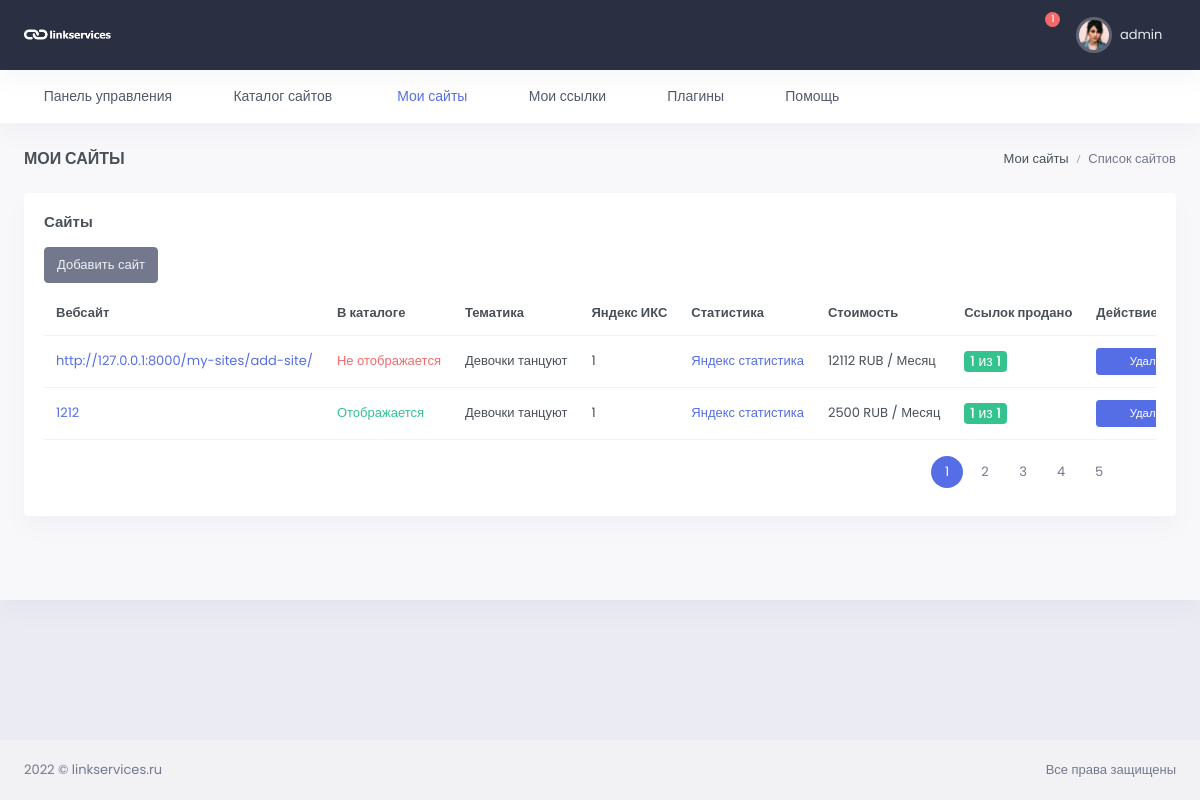
/my-sites/ (signed in), run on an earlier commit of the app's database.
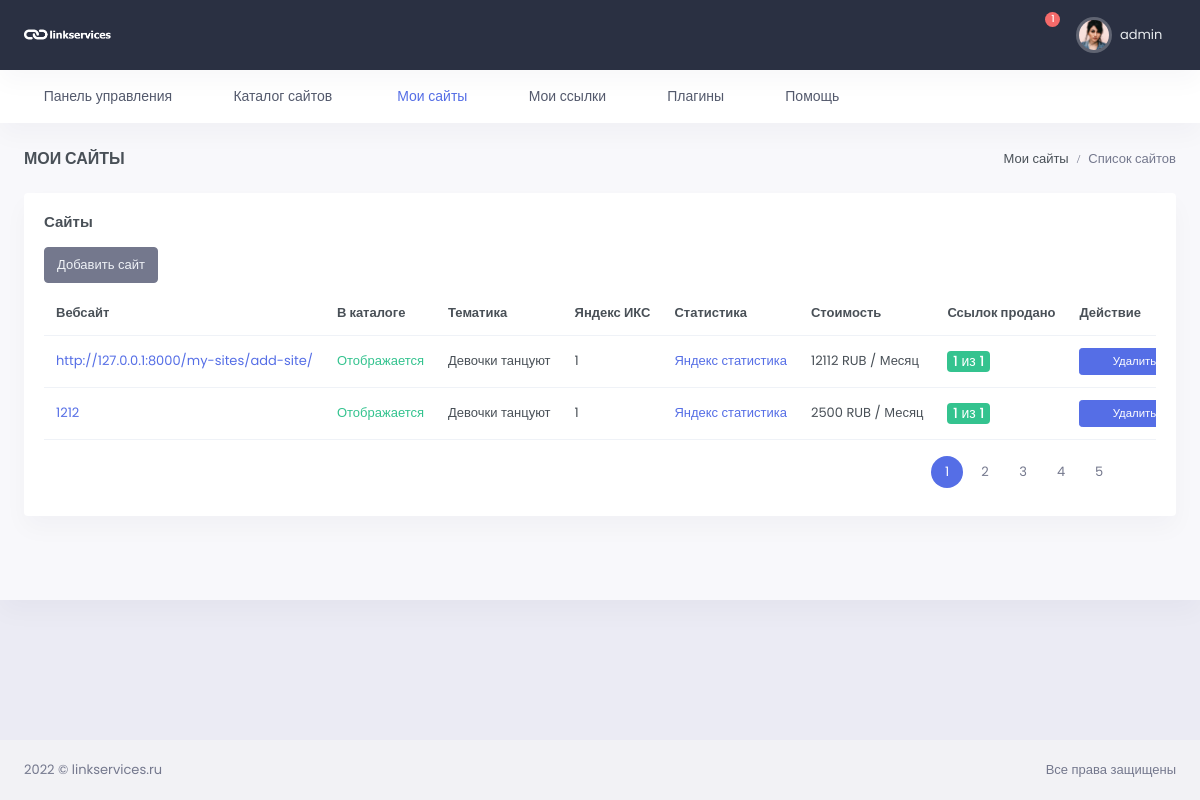
And on a later commit of the database.
### site_app/models.py (models this page shows, shortened)
class WebSite(models.Model):
    url = models.CharField(max_length=255, verbose_name='url сайта')
    user_email = models.ForeignKey(User, related_name='user_website', on_delete=models.CASCADE,
                                   max_length=100, blank=True, null=True, verbose_name='email заказчика')
    category = models.ForeignKey(Category, on_delete=models.CASCADE, verbose_name='Тематика')
    price = models.IntegerField(verbose_name='Цена')
    status = models.ForeignKey(Status, verbose_name='Статус', on_delete=models.CASCADE, blank=True, null=True)
    total_link = models.IntegerField(verbose_name='Всего ссылок', blank=True, null=True)
    sold_link = models.IntegerField(verbose_name='Продано ссылок', blank=True, null=True)
    yandex_x = models.IntegerField(verbose_name='Яндекс Икс', blank=True, null=True)
    yandex_stat = models.CharField(max_length=255, verbose_name='Яндекс статистика')
    password_yandex = models.CharField(max_length=250, verbose_name='Пароль от статистики', blank=True, null=True)
    bot_id = models.CharField(max_length=100, blank=True, null=True)
    created = models.DateTimeField(auto_now_add=True, verbose_name='Добавлено')
    update = models.DateTimeField(auto_now=True, verbose_name='Изменено')
    class Meta:
        verbose_name = 'Сайт'
        verbose_name_plural = 'Сайты'
        ordering = ('-created',)

class Category(models.Model):
    name = models.CharField(max_length=200, verbose_name='Тематика')
    slug = models.SlugField()
    def __str__(self):
        return self.name
    class Meta:
        verbose_name = 'Тематика'
        verbose_name_plural = 'Тематики'
        ordering = ('name',)

### site_app/views.py (the view)
# urls.py: path('', MySites.as_view(), name='my-sites'),
class MySites(LoginRequiredMixin, ListView):
    template_name = 'site_app/mysites.html'
    model = WebSite
    context_object_name = 'website'
    def get_queryset(self):
        return WebSite.objects.filter(user_email=self.request.user)

### site_app/templates/site_app/mysites.html (shortened to what the changed rows need)
{% extends 'base.html' %}
{% load static %}
{% block content %}
<div id="layout-wrapper">
<div class="main-content">
    <div class="page-content">
        <div class="container-fluid">
            <div class="row">
                <div class="col-12">
                    <div class="card">
                        <div class="card-body">
                            <div class="table-responsive">
                                <table class="table align-middle table-nowrap">
                                    <thead>
                                    <tr>
                                        <th>Вебсайт</th>
                                        <th>В каталоге</th>
                                        <th>Тематика</th>
                                        <th>Яндекс ИКС</th>
                                        <th>Статистика</th>
                                        <th>Стоимость</th>
                                        <th>Ссылок продано</th>
                                        <th>Действие</th>
                                    </tr>
                                    </thead>
                                    <tbody>
                                    {% for item in website  %}
                                    {% include 'site_app/partials/itemsite.html' %}
                                    {% endfor %}
                                        </tbody>
                                    </table>
                                </div>
                            </div>
                        </div>
                    </div>
                </div>
            </div>
        </div>
</div>
</div>
{% endblock %}

### site_app/templates/site_app/partials/itemsite.html (shortened to what this page needs)
<tr>
    <td><a href="{{ item.url }}">{{ item.url }}</a></td>
    <td>
        {% if item.status_id == 1 %}
        <span class="text-success">Отображается</span>
        {% else %}
        <span class="text-danger">Не отображается</span>
        {% endif %}
    </td>
    <td>{{ item.category }}</td>
    <td>{{ item.yandex_x }}</td>
    <td><a href="{{ item.yandex_stat }}" target="_blank">Яндекс
        статистика</a></td>
    <td>{{ item.price }} RUB / Месяц</td>
    <td><span
            class="badge bg-success font-size-14 count-links-in-catalog">{{ item.sold_link }} из {{ item.total_link }}</span>
    </td>
    <td>
        <a href="{% url 'delete-site' pk=item.id %}" class="btn btn-primary btn-sm w-md">Удалить</a>
    </td>
</tr>

What changed in the data, as far as the page shows it:
changed WebSite "http://127.0.0.1:8000/my-sites/add-site/": status_id "Не отображается" → "Отображается"
